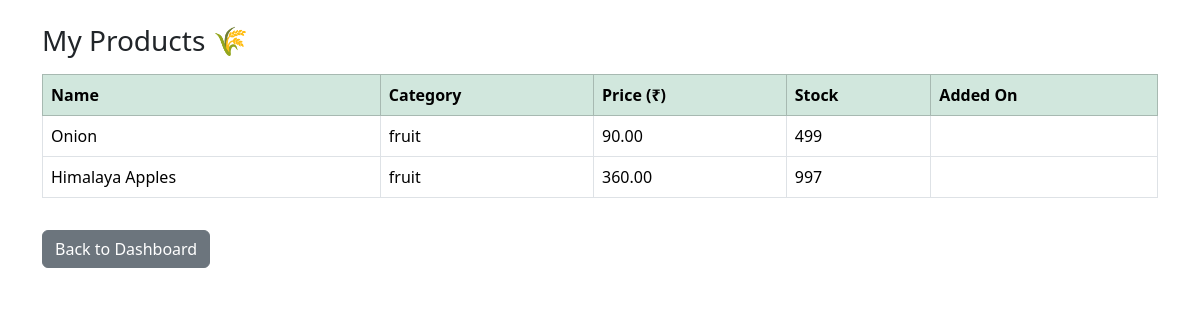
The app's page /farmer/products/ (signed in) with its own data.
### store/models.py (models this page shows, shortened)
class Product(models.Model):
    CATEGORY_CHOICES = [
        ('fruit', 'Fruit'),
        ('vegetable', 'Vegetable'),
    ]
    farmer = models.ForeignKey(User, on_delete=models.CASCADE)
    name = models.CharField(max_length=100)
    price = models.DecimalField(max_digits=8, decimal_places=2)
    stock = models.IntegerField()
    image = models.ImageField(upload_to='products/')
    description = models.TextField()
    category = models.CharField(
        max_length=20,
        choices=CATEGORY_CHOICES
    )

### store/views.py (the view)
# urls.py: path('farmer/products/', views.my_products, name='my_products'),
@login_required
def my_products(request):
    if request.user.profile.role != 'farmer':
        return redirect('home')
    products = Product.objects.filter(farmer=request.user)
    return render(request, 'store/my_products.html', {'products': products})

### store/templates/store/my_products.html (shortened to what this page needs)
<!DOCTYPE html>
<html>
<head>
    <link href="https://cdn.jsdelivr.net/npm/bootstrap@5.3.2/dist/css/bootstrap.min.css" rel="stylesheet">
</head>
<body>
<div class="container mt-4">
    <h3>My Products 🌾</h3>
    {% if products %}
    <table class="table table-bordered mt-3">
        <thead class="table-success">
            <tr>
                <th>Name</th>
                <th>Category</th>
                <th>Price (₹)</th>
                <th>Stock</th>
                <th>Added On</th>
            </tr>
        </thead>
        <tbody>
            {% for product in products %}
            <tr>
                <td>{{ product.name }}</td>
                <td>{{ product.category }}</td>
                <td>{{ product.price }}</td>
                <td>{{ product.stock }}</td>
                <td>{{ product.created_at|date:"d M Y" }}</td>
            </tr>
            {% endfor %}
        </tbody>
    </table>
    {% else %}
        <p class="text-muted">No products added yet.</p>
    {% endif %}
    <a href="{% url 'farmer_dashboard' %}" class="btn btn-secondary mt-3">
        Back to Dashboard
    </a>
</div>
</body>
</html>

### records on screen
Product: name "Onion", category "fruit", price "90.00", stock "499"
Product: name "Himalaya Apples", category "fruit", price "360.00", stock "997"
